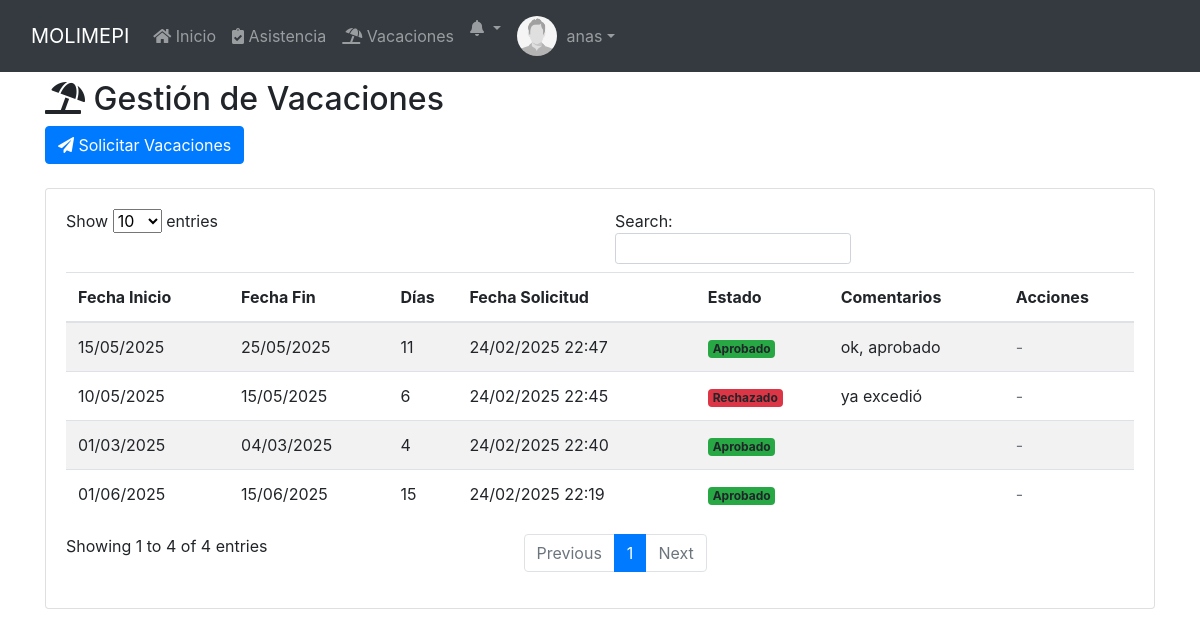
Screenshot of /public/vacaciones.php (signed in) with the database file from the repository.
### tables this page shows
CREATE TABLE `usuarios` (
  `ID` int(11) NOT NULL,
  `nombre` varchar(100) NOT NULL,
  `identificacion` varchar(50) NOT NULL,
  `cargo` varchar(50) NOT NULL,
  `telefono` varchar(20) DEFAULT NULL,
  `correo` varchar(100) DEFAULT NULL,
  `nickname` varchar(50) NOT NULL,
  `password` varchar(255) DEFAULT NULL,
  `rol` enum('Administrador','Empleado') DEFAULT 'Empleado',
  `imagen` varchar(255) DEFAULT 'imgs/nofoto.png',
  `fecha_registro` timestamp NOT NULL DEFAULT current_timestamp(),
  `cambio_password` tinyint(1) DEFAULT 0
);

CREATE TABLE `vacaciones` (
  `id` int(11) NOT NULL,
  `usuario_id` int(11) NOT NULL,
  `fecha_inicio` date NOT NULL,
  `fecha_fin` date NOT NULL,
  `fecha_solicitud` datetime DEFAULT current_timestamp(),
  `fecha_aprobacion` datetime DEFAULT NULL,
  `estado_solicitud` enum('Pendiente','Aprobado','Rechazado') DEFAULT 'Pendiente',
  `comentarios` text DEFAULT NULL,
  `fecha_actualizacion` timestamp NOT NULL DEFAULT current_timestamp() ON UPDATE current_timestamp(),
  `aprobado_por` int(11) DEFAULT NULL
);

### public/includes/auth.php (called while the page is built, shortened)
<?php
function esAdmin() {
    return isset($_SESSION['rol']) && $_SESSION['rol'] === 'Administrador';
}
?>

### public/vacaciones.php (the view, shortened to what this page needs)
<?php
require_once '../config/database.php';
require_once 'includes/auth.php';
$es_admin = esAdmin();
$usuario_id = obtenerIdUsuario();
$sql = "SELECT v.*,
        u.nombre as nombre_usuario,
        ua.nombre as aprobado_por
        FROM vacaciones v
        INNER JOIN usuarios u ON v.usuario_id = u.ID
        LEFT JOIN usuarios ua ON ua.ID = :usuario_actual AND v.estado_solicitud = 'Aprobado'
        WHERE 1=1";
$params = ['usuario_actual' => $usuario_id];
if (!$es_admin) {
    $sql .= " AND v.usuario_id = :usuario_id";
    $params['usuario_id'] = $usuario_id;
}
$sql .= " ORDER BY v.fecha_solicitud DESC";
$stmt = $pdo->prepare($sql);
$stmt->execute($params);
$vacaciones = $stmt->fetchAll(PDO::FETCH_ASSOC);
?>
<!DOCTYPE html>
<html lang="es">
<?php include 'head.php'; ?>
<body>
    <?php include 'navbar.php'; ?>
    <div class="container mt-4">
        <h2><i class="fas fa-umbrella-beach"></i> Gestión de Vacaciones</h2>
        <?php if ($es_admin): ?>
        <div class="mb-4">
            <button type="button" class="btn btn-primary" onclick="mostrarModalAsignar()">
                <i class="fas fa-plus"></i> Asignar Vacaciones
            </button>
        </div>
        <?php else: ?>
        <div class="mb-4">
            <button type="button" class="btn btn-primary" onclick="mostrarModalSolicitar()">
                <i class="fas fa-paper-plane"></i> Solicitar Vacaciones
            </button>
        </div>
        <?php endif; ?>
        <div class="card">
            <div class="card-body">
                <div class="table-responsive">
                    <table class="table table-striped" id="tablaVacaciones">
                        <thead>
                            <tr>
                                <th>Fecha Inicio</th>
                                <th>Fecha Fin</th>
                                <th>Días</th>
                                <th>Fecha Solicitud</th>
                                <th>Estado</th>
                                <th>Comentarios</th>
                                <th>Acciones</th>
                            </tr>
                        </thead>
                        <tbody>
                            <?php foreach ($vacaciones as $vacacion):
                                $fecha_inicio = new DateTime($vacacion['fecha_inicio']);
                                $fecha_fin = new DateTime($vacacion['fecha_fin']);
                                $dias = $fecha_inicio->diff($fecha_fin)->days + 1;
                            ?>
                                <tr>
                                    <td><?php echo date('d/m/Y', strtotime($vacacion['fecha_inicio'])); ?></td>
                                    <td><?php echo date('d/m/Y', strtotime($vacacion['fecha_fin'])); ?></td>
                                    <td><?php echo $dias; ?></td>
                                    <td><?php echo date('d/m/Y H:i', strtotime($vacacion['fecha_solicitud'])); ?></td>
                                    <td>
                                        <span class="badge bg-<?php
                                            echo match($vacacion['estado_solicitud']) {
                                                'Aprobado' => 'success',
                                                'Rechazado' => 'danger',
                                                default => 'warning'
                                            };
                                        ?>">
                                            <?php echo $vacacion['estado_solicitud']; ?>
                                        </span>
                                    </td>
                                    <td><?php echo htmlspecialchars($vacacion['comentarios'] ?? ''); ?></td>
                                    <td>
                                        <?php if ($es_admin): ?>
                                            <?php if ($vacacion['estado_solicitud'] === 'Pendiente'): ?>
                                                <button class="btn btn-success btn-sm" onclick="procesarVacaciones(<?php
                                                    echo htmlspecialchars(json_encode([
                                                        'id' => $vacacion['id'],
                                                        'usuario_id' => $vacacion['usuario_id'],
                                                        'fecha_inicio' => $vacacion['fecha_inicio'],
                                                        'fecha_fin' => $vacacion['fecha_fin'],
                                                        'dias' => $dias
                                                    ]));
                                                ?>)">
                                                    <i class="fas fa-check"></i> Procesar
                                                </button>
                                            <?php else: ?>
                                                <button class="btn btn-primary btn-sm" onclick="editarVacaciones(<?php
                                                    echo htmlspecialchars(json_encode([
                                                        'id' => $vacacion['id'],
                                                        'usuario_id' => $vacacion['usuario_id'],
                                                        'fecha_inicio' => $vacacion['fecha_inicio'],
                                                        'fecha_fin' => $vacacion['fecha_fin']
                                                    ]));
                                                ?>)">
                                                    <i class="fas fa-edit"></i>
                                                </button>
                                                <button class="btn btn-danger btn-sm" onclick="eliminarVacaciones(<?php echo $vacacion['id']; ?>)">
                                                    <i class="fas fa-trash"></i>
                                                </button>
                                            <?php endif; ?>
                                        <?php else: ?>
                                            <?php if ($vacacion['estado_solicitud'] === 'Pendiente'): ?>
                                                <button class="btn btn-danger btn-sm" onclick="cancelarSolicitud(<?php echo $vacacion['id']; ?>)">
                                                    <i class="fas fa-times"></i> Cancelar
                                                </button>
                                            <?php else: ?>
                                                <span class="text-muted">-</span>
                                            <?php endif; ?>
                                        <?php endif; ?>
                                    </td>
                                </tr>
                            <?php endforeach; ?>
                        </tbody>
                    </table>
                </div>
            </div>
        </div>
    </div>
</body>
</html>

### public/navbar.php (shortened to what this page needs)
<?php
require_once '../config/database.php';
require_once 'includes/auth.php';
$usuario_id = obtenerIdUsuario();
$es_admin = esAdmin();
$stmt = $pdo->prepare("SELECT nombre, imagen FROM usuarios WHERE ID = :id");
$stmt->execute(['id' => $usuario_id]);
$usuario = $stmt->fetch(PDO::FETCH_ASSOC);
$imagenPerfil = (!empty($usuario['imagen']) && file_exists("../" . $usuario['imagen'])) ? "../" . $usuario['imagen'] : '../public/imgs/nofoto.png';
?>
<nav class="navbar navbar-expand-lg navbar-dark bg-dark fixed-top">
    <div class="container-fluid">
        <a class="navbar-brand" href="dashboard.php">MOLIMEPI</a>
        <div class="collapse navbar-collapse" id="navbarNav">
            <ul class="navbar-nav me-auto mb-2 mb-lg-0">
                <li class="nav-item">
                    <a class="nav-link" href="dashboard.php"><i class="fas fa-home"></i> Inicio</a>
                </li>
                <li class="nav-item">
                    <a class="nav-link" href="asistencia.php"><i class="fas fa-clipboard-check"></i> Asistencia</a>
                </li>
                <li class="nav-item">
                    <a class="nav-link" href="vacaciones.php"><i class="fas fa-umbrella-beach"></i> Vacaciones</a>
                </li>
            </ul>
            <ul class="navbar-nav ms-auto">
                <li class="nav-item dropdown">
                    <a class="nav-link dropdown-toggle position-relative" href="#" id="notificacionesDropdown" role="button" data-bs-toggle="dropdown" aria-expanded="false">
                        <i class="fas fa-bell"></i>
                    </a>
                </li>
                <li class="nav-item dropdown">
                    <a class="nav-link dropdown-toggle d-flex align-items-center" href="#" id="userDropdown" role="button" data-bs-toggle="dropdown" aria-expanded="false">
                        <img src="<?php echo $imagenPerfil; ?>" class="rounded-circle" style="width: 40px; height: 40px; margin-right: 10px;">
                        <span><?php echo htmlspecialchars($usuario['nombre']); ?></span>
                    </a>
                </li>
            </ul>
        </div>
    </div>
</nav>

### rows the page displays
usuarios: imagen (placeholder picture), nombre "anas"
vacaciones: fecha_inicio "15/05/2025", fecha_fin "25/05/2025", dias "11", fecha_solicitud "24/02/2025 22:47", estado_solicitud "Aprobado", comentarios "ok, aprobado"
vacaciones: fecha_inicio "10/05/2025", fecha_fin "15/05/2025", dias "6", fecha_solicitud "24/02/2025 22:45", estado_solicitud "Rechazado", comentarios "ya excedió"
vacaciones: fecha_inicio "01/03/2025", fecha_fin "04/03/2025", dias "4", fecha_solicitud "24/02/2025 22:40", estado_solicitud "Aprobado"
vacaciones: fecha_inicio "01/06/2025", fecha_fin "15/06/2025", dias "15", fecha_solicitud "24/02/2025 22:19", estado_solicitud "Aprobado"
